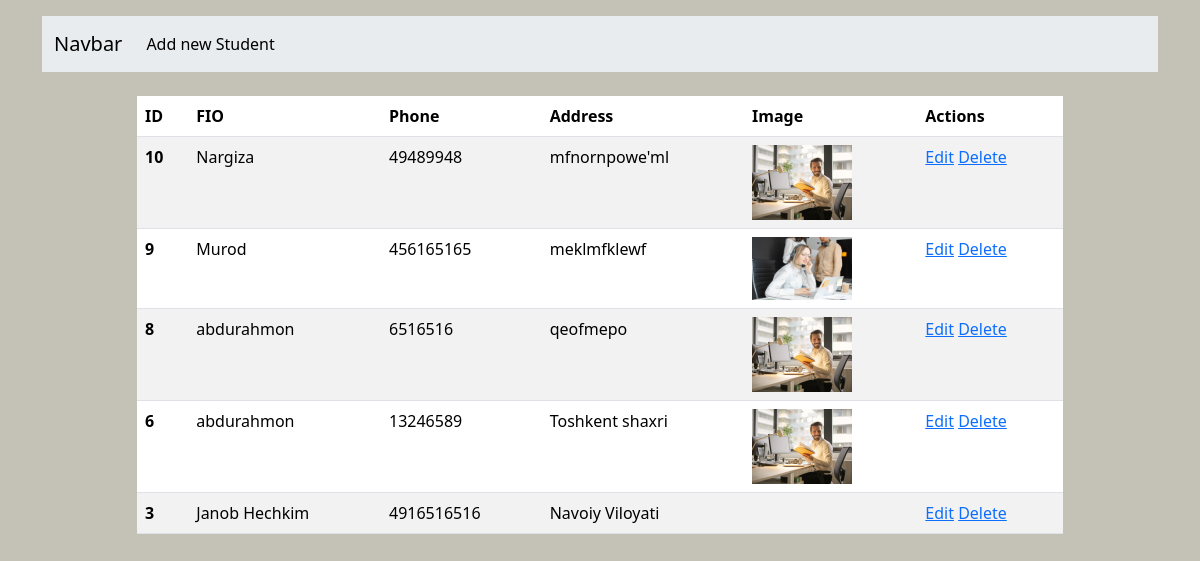
Page /UygaVazifa_16/index.php on the committed database.
### tables this page shows
CREATE TABLE `talabalar` (
  `id` int NOT NULL,
  `fio` varchar(255) NOT NULL,
  `tel` varchar(30) NOT NULL,
  `manzil` varchar(255) NOT NULL,
  `img` varchar(255) NOT NULL
);

### UygaVazifa_16/database.php (called while the page is built)
<?php
class Database{
    public $host = "localhost";
    public $dbname = "oopda";
    public $user = "root";
    public $password = "root";
    public $con;
    public function __construct(){
        $this->con = new PDO("mysql:host=$this->host;dbname=$this->dbname",$this->user,$this->password);
    }
    public function connect(){
        return $this->con;
    }
}

### UygaVazifa_16/actions.php (called while the page is built, shortened)
<?php
class Actions{
    protected $table="talabalar";
    public $con;
    public function __construct($db){
        $this->con = $db;
    }
    public function getAll(){
        $sql = "SELECT * FROM $this->table ORDER BY id DESC";
        $stmt = $this->con->query($sql);
        return $stmt->fetchAll(PDO::FETCH_ASSOC);
    }
}

### UygaVazifa_16/index.php (the view, shortened to what this page needs)
<?php
include "Actions.php";
include "database.php";
$db = new Database();
$student = new Actions($db->connect());
$students = $student->getAll();
?>
<!doctype html>
<html lang="en">
<head>
    <link href="https://cdn.jsdelivr.net/npm/bootstrap@5.3.3/dist/css/bootstrap.min.css" rel="stylesheet">
</head>
<body style="background-color: #c4c1b7">
    <div class="container mt-3">
        <div class="row">
            <div class="col-12">
                <nav class="navbar navbar-expand-lg bg-body-secondary">
                    <div class="container-fluid">
                        <a class="navbar-brand" href="#">Navbar</a>
                        <div class="collapse navbar-collapse" id="navbarSupportedContent">
                            <ul class="navbar-nav me-auto mb-2 mb-lg-0">
                                <li class="nav-item">
                                    <a class="nav-link active" aria-current="page" href="addNew.php">Add new Student</a>
                                </li>
                            </ul>
                        </div>
                    </div>
                </nav>
            </div>
        </div>
    </div>
    <div class="container mt-4">
        <div class="row">
            <div class="col-10 offset-1">
                <table class="table table-striped">
                    <thead>
                        <tr>
                            <th scope="col">ID</th>
                            <th scope="col">FIO</th>
                            <th scope="col">Phone</th>
                            <th scope="col">Address</th>
                            <th scope="col">Image</th>
                            <th scope="col">Actions</th>
                        </tr>
                    </thead>
                    <tbody>
                        <?php
                        foreach ($students as $student) { ?>
                            <tr>
                                <th scope="row"><?= $student['id'] ?></th>
                                <td><?= $student['fio'] ?></td>
                                <td><?= $student['tel'] ?></td>
                                <td><?= $student['manzil'] ?></td>
                                <td>
                                    <img src="<?= $student['img'] ?>" width="100" alt="">
                                </td>
                                <td>
                                    <a href="?edit_id=<?= $student['id'] ?>">Edit</a>
                                    <a href="?del_id=<?= $student['id'] ?>">Delete</a>
                                </td>
                            </tr>
                        <?php }
                        ?>
                    </tbody>
                </table>
            </div>
        </div>
    </div>
</body>
</html>

### rows in the picture
talabalar: id "10", fio "Nargiza", tel "49489948", manzil "mfnornpowe'ml", img (picture)
talabalar: id "9", fio "Murod", tel "456165165", manzil "meklmfklewf", img (picture)
talabalar: id "8", fio "abdurahmon", tel "6516516", manzil "qeofmepo", img (picture)
talabalar: id "6", fio "abdurahmon", tel "13246589", manzil "Toshkent shaxri", img (picture)
talabalar: id "3", fio "Janob Hechkim", tel "4916516516", manzil "Navoiy Viloyati"
